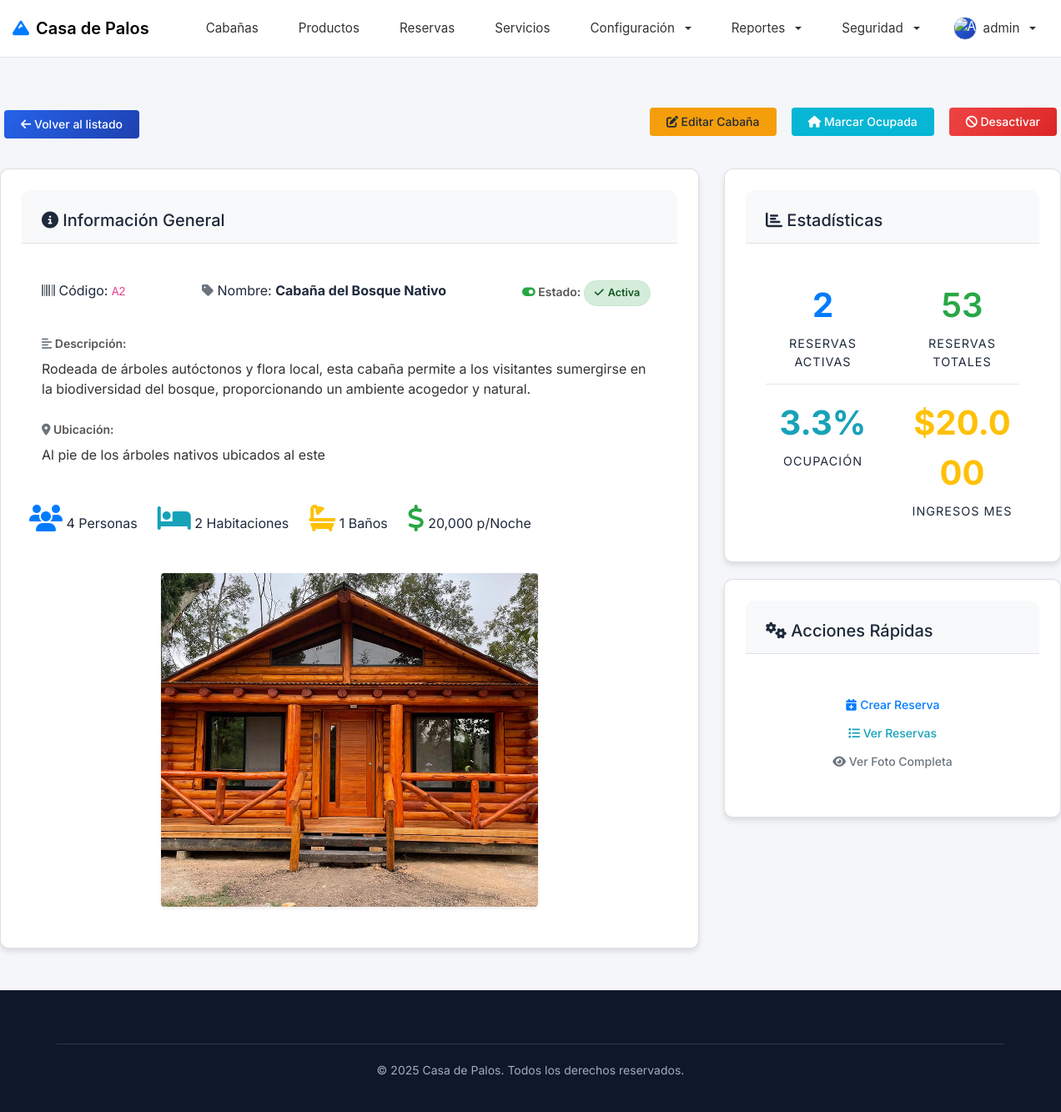
The app's page /cabanias/1 (signed in) with its own data.
### tables this page shows
CREATE TABLE `modulo` (
  `id_modulo` int NOT NULL AUTO_INCREMENT,
  `modulo_descripcion` varchar(45) NOT NULL,
  `modulo_ruta` varchar(45) NOT NULL,
  `modulo_estado` int NOT NULL,
  `rela_menu` int DEFAULT NULL,
  PRIMARY KEY (`id_modulo`),
  KEY `fk_modulo_menu1_idx` (`rela_menu`),
  CONSTRAINT `fk_modulo_menu1` FOREIGN KEY (`rela_menu`) REFERENCES `menu` (`id_menu`)
);

CREATE TABLE `menu` (
  `id_menu` int NOT NULL AUTO_INCREMENT,
  `menu_nombre` varchar(45) NOT NULL,
  `menu_orden` int NOT NULL DEFAULT '1',
  `menu_estado` int NOT NULL DEFAULT '1',
  PRIMARY KEY (`id_menu`)
);

CREATE TABLE `cabania` (
  `id_cabania` int NOT NULL AUTO_INCREMENT,
  `cabania_codigo` varchar(45) NOT NULL,
  `cabania_nombre` varchar(45) NOT NULL,
  `cabania_descripcion` varchar(400) NOT NULL,
  `cabania_capacidad` int NOT NULL,
  `cabania_precio` float NOT NULL,
  `cabania_ubicacion` varchar(100) NOT NULL,
  `cabania_cantidadbanios` int NOT NULL,
  `cabania_cantidadhabitaciones` int NOT NULL,
  `cabania_foto` varchar(250) NOT NULL,
  `cabania_estado` int NOT NULL,
  PRIMARY KEY (`id_cabania`)
);

### Views/shared/components/menu.php (the view, shortened to what the rows shown need)
<link href="<?= $this->asset('assets/css/menu-component.css') ?>" rel="stylesheet">
<nav class="navbar navbar-expand-lg navbar-minimal" style="
    background: #ffffff;
    border-bottom: 1px solid #e5e5e5;
    position: sticky;
    top: 0;
    z-index: 1030;
">
    <div class="container-fluid">
        <div class="collapse navbar-collapse" id="navbarNav">
            <ul class="navbar-nav ml-auto">
                <?php if (Auth::check()): ?>
                    <?php
                    $userModules = Auth::getUserModules();
                    $groupedModules = [];
                    $modulesWithoutMenu = [];
                    foreach ($userModules as $module) {
                        if ($module['menu_nombre'] && !empty(trim($module['menu_nombre']))) {
                            $menuName = $module['menu_nombre'];
                            $groupedModules[$menuName][] = $module;
                        } else {
                            $modulesWithoutMenu[] = $module;
                        }
                    }
                    foreach ($modulesWithoutMenu as $module): ?>
                        <li class="nav-item">
                            <a class="nav-link" href="<?= $this->url('/' . $module['modulo_ruta']) ?>">
                                <?= htmlspecialchars($module['modulo_descripcion']) ?>
                            </a>
                        </li>
                    <?php endforeach; ?>
                    <?php foreach ($groupedModules as $menuName => $modules): ?>
                        <?php if (count($modules) > 1): ?>
                            <li class="nav-item dropdown">
                                <a class="nav-link dropdown-toggle" href="#" role="button" data-toggle="dropdown" aria-expanded="false">
                                    <?= htmlspecialchars($menuName) ?>
                                </a>
                            </li>
                        <?php endif; ?>
                    <?php endforeach; ?>
                <?php endif; ?>
            </ul>
        </div>
    </div>
</nav>

### Views/admin/operaciones/cabanias/detalle.php (shortened to what the rows shown need)
<div class="content-wrapper">
    <div class="page-actions">
        <div class="d-flex justify-content-between align-items-center mb-4">
            <div>
                <a href="<?= $this->url('/cabanias') ?>" class="btn btn-primary">
                    <i class="fas fa-arrow-left"></i> Volver al listado
                </a>
            </div>
            <div class="action-buttons">
                <a href="<?= $this->url('/cabanias/' . $cabania['id_cabania']) . '/edit' ?>"
                    class="btn btn-warning">
                    <i class="fas fa-edit"></i> Editar Cabaña
                </a>
                <?php if ($cabania['cabania_estado'] == 1): ?>
                    <button class="btn btn-info ms-2"
                        onclick="cambiarEstadoCabania(<?= $cabania['id_cabania'] ?>, 2, '<?= addslashes($cabania['cabania_nombre']) ?>')">
                        <i class="fas fa-home"></i> Marcar Ocupada
                    </button>
                    <button class="btn btn-danger ms-2"
                        onclick="cambiarEstadoCabania(<?= $cabania['id_cabania'] ?>, 0, '<?= addslashes($cabania['cabania_nombre']) ?>')">
                        <i class="fas fa-ban"></i> Desactivar
                    </button>
                <?php endif; ?>
            </div>
        </div>
    </div>
    <div class="row">
        <div class="col-lg-8">
            <div class="card">
                <div class="card-header">
                    <h5 class="card-title mb-0">
                        <i class="fas fa-info-circle"></i> Información General
                    </h5>
                </div>
                <div class="card-body">
                    <div class="row">
                        <div class="col-md-3">
                            <div class="info-group">
                                <i class="fas fa-barcode text-muted"></i> Código:
                                <code><?= htmlspecialchars($cabania['cabania_codigo']) ?></code>
                            </div>
                        </div>
                        <div class="col-md-6">
                            <div class="info-group">
                                <i class="fas fa-tag text-muted"></i> Nombre:
                                <strong><?= htmlspecialchars($cabania['cabania_nombre']) ?></strong>
                            </div>
                        </div>
                        <div class="col-md-3">
                            <div class="info-group">
                                <label class="info-label">
                                    <?php if ($cabania['cabania_estado'] == 1): ?>
                                        <i class="fas fa-toggle-on text-success"></i> Estado:
                                        <span class="badge badge-success badge-lg">
                                            <i class="fas fa-check"></i> Activa
                                        </span>
                                    <?php endif; ?>
                                </label>
                            </div>
                        </div>
                    </div>
                    <br>
                    <div class="row">
                        <div class="col-md-12">
                            <div class="info-group">
                                <label class="info-label">
                                    <i class="fas fa-align-left text-muted"></i> Descripción:
                                </label>
                                <div class="info-value">
                                    <?= nl2br(htmlspecialchars($cabania['cabania_descripcion'])) ?>
                                </div>
                            </div>
                        </div>
                    </div>
                    <br>
                    <div class="row">
                        <div class="col-md-12">
                            <div class="info-group">
                                <label class="info-label">
                                    <i class="fas fa-map-marker-alt text-muted"></i> Ubicación:
                                </label>
                                <div class="info-value">
                                    <?= htmlspecialchars($cabania['cabania_ubicacion']) ?>
                                </div>
                            </div>
                        </div>
                    </div>
                </div>
                <div class="card-body">
                    <div class="row">
                        <div class="text-center">
                            <i class="fas fa-users fa-2x text-primary"></i>
                            <?= $cabania['cabania_capacidad'] ?> Personas
                        </div>
                        <div class="ml-4 text-center">
                            <i class="fas fa-bed fa-2x text-info"></i>
                            <?= $cabania['cabania_cantidadhabitaciones'] ?> Habitaciones
                        </div>
                        <div class="ml-4 text-center">
                            <i class="fas fa-bath fa-2x text-warning"></i>
                            <?= $cabania['cabania_cantidadbanios'] ?> Baños
                        </div>
                        <div class="ml-4 text-center">
                            <i class="fas fa-dollar-sign fa-2x text-success"></i>
                            <?= number_format($cabania['cabania_precio'], 0) ?> p/Noche
                        </div>
                    </div>
                </div>
                <?php if (!empty($cabania['cabania_foto'])): ?>
                    <div class="card-body text-center">
                        <img src="<?= $this->asset('imagenes/cabanias/' . $cabania['cabania_foto']) ?>"
                            alt="Foto de <?= htmlspecialchars($cabania['cabania_nombre']) ?>"
                            class="img-fluid rounded shadow-sm" style="max-height: 400px;">
                    </div>
                <?php endif; ?>
            </div>
        </div>
        <div class="col-lg-4">
            <div class="card">
                <div class="card-header">
                    <h6 class="card-title mb-0">
                        <i class="fas fa-chart-bar"></i> Estadísticas
                    </h6>
                </div>
                <div class="card-body">
                    <div class="row text-center">
                        <div class="col-6">
                            <div class="metric-box">
                                <div class="metric-value text-primary"><?= number_format($estadisticas['reservas_activas']) ?></div>
                                <div class="metric-label">Reservas activas</div>
                            </div>
                        </div>
                        <div class="col-6">
                            <div class="metric-box">
                                <div class="metric-value text-success"><?= number_format($estadisticas['reservas_totales']) ?></div>
                                <div class="metric-label">Reservas totales</div>
                            </div>
                        </div>
                    </div>
                    <hr>
                    <div class="row text-center">
                        <div class="col-6">
                            <div class="metric-box">
                                <div class="metric-value text-info"><?= $estadisticas['ocupacion_porcentaje'] ?>%</div>
                                <div class="metric-label">Ocupación</div>
                            </div>
                        </div>
                        <div class="col-6">
                            <div class="metric-box">
                                <div class="metric-value text-warning">$<?= number_format($estadisticas['ingresos_mes'], 0, ',', '.') ?></div>
                                <div class="metric-label">Ingresos mes</div>
                            </div>
                        </div>
                    </div>
                </div>
            </div>
            <div class="card">
                <div class="card-header">
                    <h6 class="card-title mb-0">
                        <i class="fas fa-cogs"></i> Acciones Rápidas
                    </h6>
                </div>
                <div class="card-body">
                    <div class="d-grid gap-2">
                        <a href="<?= $this->url('/reservas/create') ?>?cabania=<?= $cabania['id_cabania'] ?>"
                            class="btn btn-outline-primary">
                            <i class="fas fa-calendar-plus"></i> Crear Reserva
                        </a>
                        <a href="<?= $this->url('/reservas') ?>?cabania=<?= $cabania['id_cabania'] ?>"
                            class="btn btn-outline-info">
                            <i class="fas fa-list"></i> Ver Reservas
                        </a>
                        <?php if (!empty($cabania['cabania_foto'])): ?>
                            <a href="<?= $this->asset('imagenes/cabanias/' . $cabania['cabania_foto']) ?>"
                                target="_blank" class="btn btn-outline-secondary">
                                <i class="fas fa-eye"></i> Ver Foto Completa
                            </a>
                        <?php endif; ?>
                    </div>
                </div>
            </div>
        </div>
    </div>
</div>

### records on screen
modulo: modulo_descripcion "Cabañas"
modulo: modulo_descripcion "Productos"
modulo: modulo_descripcion "Reservas"
modulo: modulo_descripcion "Servicios"
modulo: rela_menu.menu_nombre "Seguridad"
cabania: cabania_codigo "A2", cabania_nombre "Cabaña del Bosque Nativo", cabania_descripcion "Rodeada de árboles autóctonos y flora local, esta cabaña permite a los visitantes sumergirse en la biodiversidad del bosque, proporcionando un ambiente acogedor y natural.", cabania_ubicacion "Al pie de los árboles nativos ubicados al este", cabania_capacidad "4", cabania_cantidadhabitaciones "2", cabania_cantidadbanios "1", cabania_precio "20,000", cabania_foto (picture)

### other values on screen
$menuName "Configuración"
$menuName "Reportes"
Auth::user() "admin"
$estadisticas['reservas_activas'] "2"
$estadisticas['reservas_totales'] "53"
$estadisticas['ocupacion_porcentaje'] "3.3"
$estadisticas['ingresos_mes'] "20.000"
